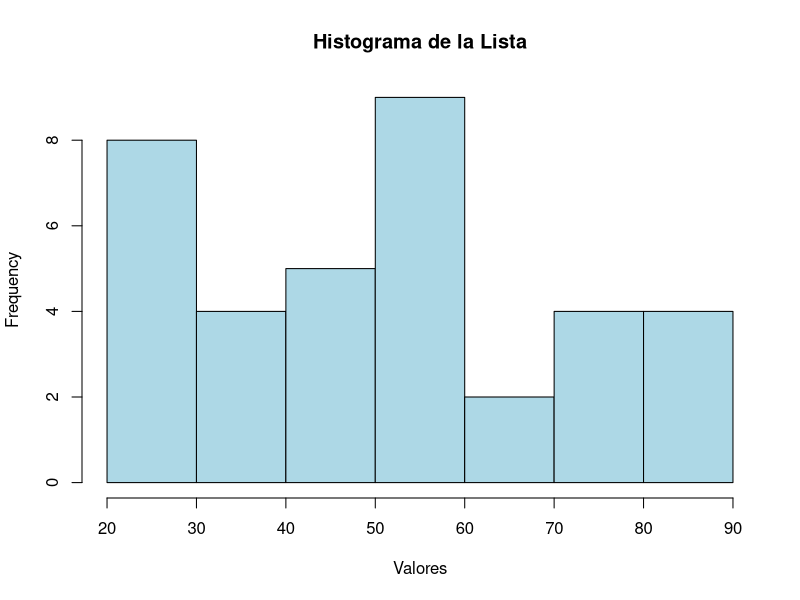
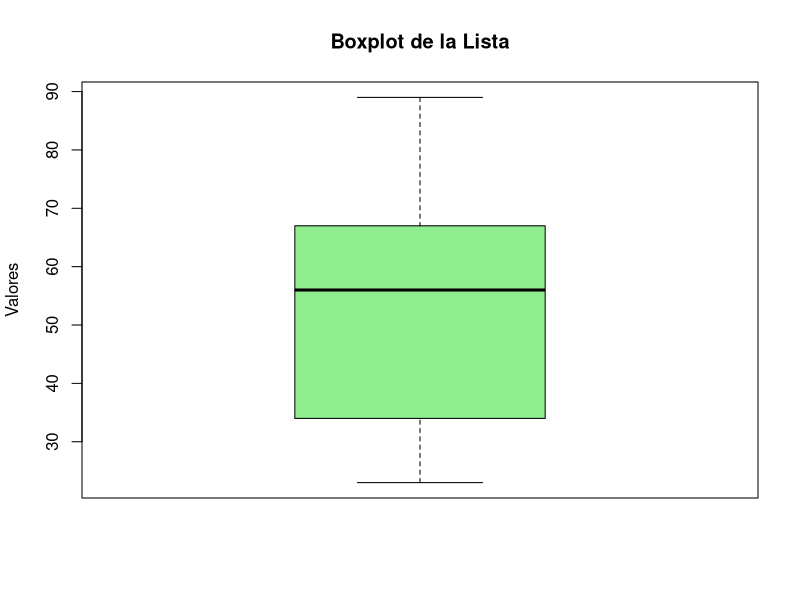
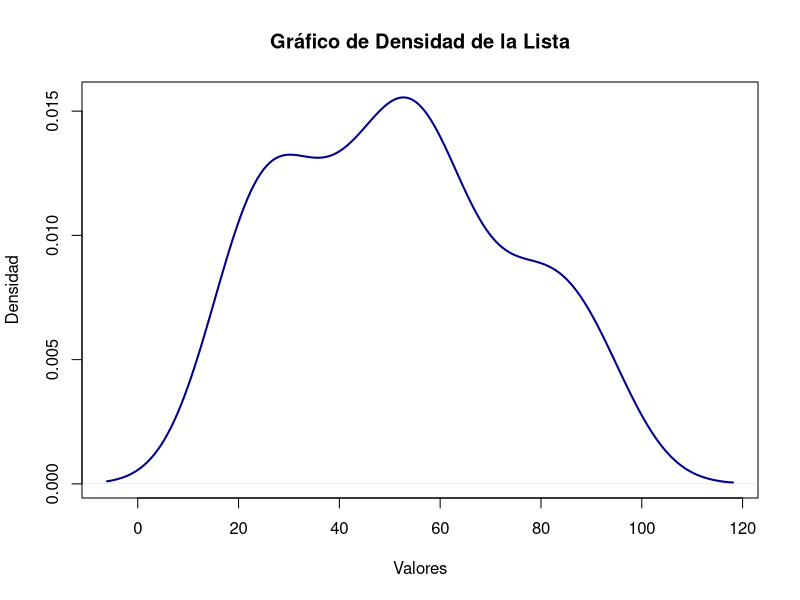
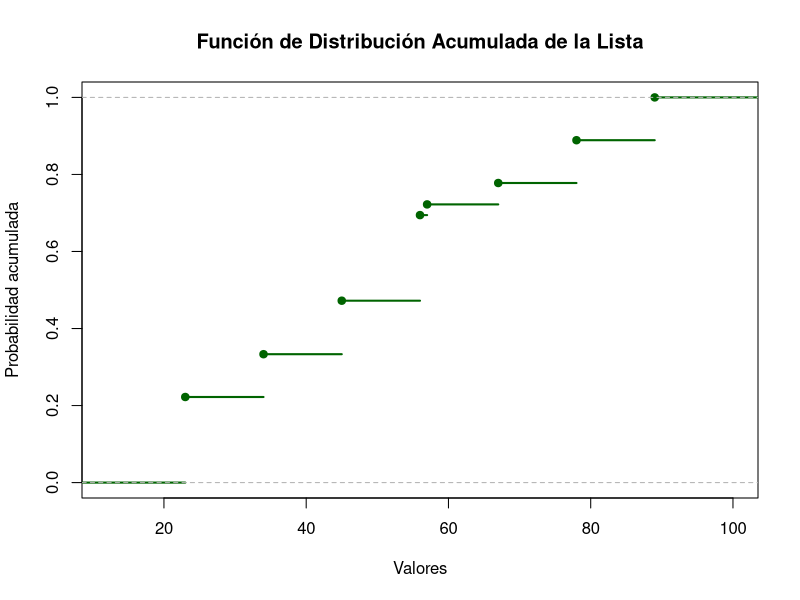

Recreate these plots in R, in order.
## ---- chunk 1
# List of values
lista <- list(23, 45, 56, 78, 45, 23, 56, 67, 89, 45, 56, 67, 34, 23, 45, 23, 23, 23, 23, 78, 78, 78, 56, 56, 56, 56, 23, 34, 45, 89, 89, 89, 57, 56, 34, 34)

# Convert list to a numeric vector and transpose it to display horizontally
lista_numeric <- unlist(lista)

# Create a data frame with one row, and remove column names
lista_df_horizontal <- data.frame(t(lista_numeric))

# Remove the column names to only show the values
colnames(lista_df_horizontal) <- NULL

# Print the table horizontally without column names
print(lista_df_horizontal)
## ---- chunk 2
# List of values
hist(lista_numeric, main="Histograma de la Lista", xlab="Valores", col="lightblue", border="black")
## ---- chunk 3
# List of values
boxplot(lista_numeric, main="Boxplot de la Lista", ylab="Valores", col="lightgreen", border="black")
## ---- chunk 4

plot(density(lista_numeric), main="Gráfico de Densidad de la Lista", xlab="Valores", ylab="Densidad", col="darkblue", lwd=2)
## ---- chunk 5

ecdf_plot <- ecdf(lista_numeric)
plot(ecdf_plot, main="Función de Distribución Acumulada de la Lista", xlab="Valores", ylab="Probabilidad acumulada", col="darkgreen", lwd=2)
